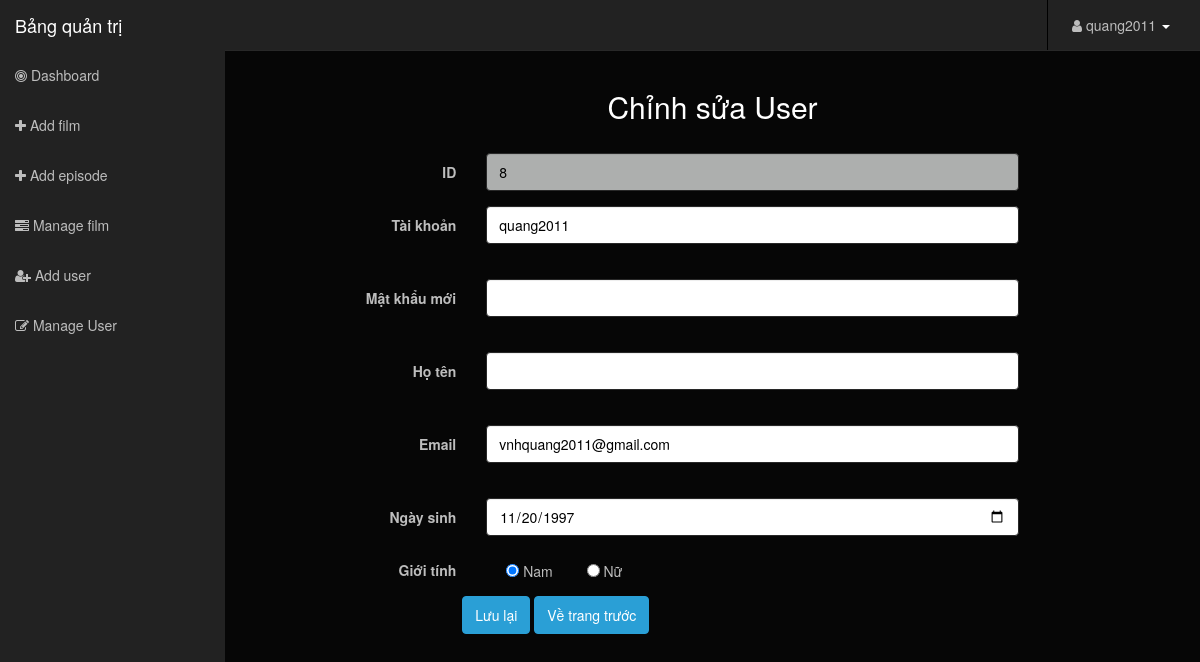
The app's page /webPHP/admin/editUser.php?id=8 (signed in) with its own data.
### tables this page shows
CREATE TABLE IF NOT EXISTS `user` (
  `ID` int(5) NOT NULL AUTO_INCREMENT,
  `username` varchar(30) NOT NULL,
  `fullname` varchar(50) NOT NULL,
  `password` varchar(100) NOT NULL,
  `email` varchar(50) NOT NULL,
  `birthday` date NOT NULL,
  `sex` varchar(10) NOT NULL,
  `usertype` int(2) NOT NULL,
  PRIMARY KEY (`ID`),
  KEY `user_ibfk_1` (`usertype`)
);

### webPHP/admin/editUser.php (the view, shortened to what this page needs)
<!DOCTYPE html>
<html lang="en">
<head>
    <link rel="stylesheet" type="text/css" href="asset/css/bootstrap.min.css" />
    <link rel="stylesheet" type="text/css" href="asset/font-awesome/css/font-awesome.min.css" />
    <link rel="stylesheet" type="text/css" href="asset/css/local.css" />
</head>
<body>
<?php
    require('libs/db.php');
    if(isset($_GET["id"])){
        $userID = $_GET['id'];
    }
    $sql = "SELECT * FROM user WHERE id = $userID";
    $result = mysqli_query($link, $sql);
    if (mysqli_num_rows($result) == 0) {
        echo "No required user";
    } else {
        $row = mysqli_fetch_assoc($result);?>
    <div id="wrapper">
        <?php
            include("common.php");
        ?>
        <div id="add-user">
            <div class="row text-center">
                <h2>Chỉnh sửa User</h2>
            </div>
            <form method="post" id="form-update" name="form-update" class="form-horizontal" action="" role="form" style="padding: 20px;">
                    <div class="form-group">
                        <label class="col-lg-3 control-label">ID</label>
                        <div class="col-lg-7">
                        <input type="text" class="form-control" name="id" id="id" value="<?php echo $row["ID"];?>" readonly>
                        </div>
                    </div>
                    <div class="form-group">
                        <label class="col-lg-3 control-label">Tài khoản</label>
                        <div class="col-lg-7">
                        <input type="text" class="form-control" name="username" id="username" value="<?php echo $row["username"];?>">
                        </div>
                    </div>
                    <div class="form-group">
                        <label class="col-lg-3 control-label">Mật khẩu mới</label>
                        <div class="col-lg-7">
                        <input type="password" class="form-control" name="password" id="password1" value="">
                        </div>
                    </div>
                    <div class="form-group">
                        <label class="col-lg-3 control-label">Họ tên</label>
                        <div class="col-lg-7">
                            <input type="text" class="form-control" name="fullname" id="fullname" value="<?php echo $row["fullname"];?>">
                        </div>
                    </div>
                    <div class="form-group">
                        <label class="col-lg-3 control-label">Email</label>
                        <div class="col-lg-7"><input type="email" class="form-control" name="email" id="email" value="<?php echo $row["email"];?>">
                        </div>
                    </div>
                    <div class="form-group">
                        <label for="birthday" class="col-lg-3 control-label">Ngày sinh</label>
                        <div class="col-lg-7">
                            <input class="form-control" type="date" value="<?php echo $row["birthday"];?>" id="birthday" name="birthday">
                        </div>
                    </div>
                    <div class="form-group">
                        <label class="col-lg-3 control-label">Giới tính</label>
                        <div class="col-lg-7">
                            <label class="checkbox-inline">
                            <input type="radio" name="gender" id="update-gender-male" value="male" <?php if($row["sex"] == "male") echo "checked";?>> Nam</label>
                            <label class="checkbox-inline">
                                <input type="radio" name="gender" id="update-gender-female" value="female" <?php if($row["sex"] == "female") echo "checked";?>> Nữ
                            </label>
                        </div>
                    </div>
                    <div class="col-offset-3 col-lg-10">
                        <div class="col-lg-3"></div>
                        <div class="col-lg-7">
                            <button type="submit" class="btn btn-primary" id="button_update" name="button_update">Lưu lại </button>
                            <button type="submit" class="btn btn-primary" id="button_previous" name="button_previous" onclick="goToPrePage()">Về trang trước </button>
                        </div>
                    </div>
                </form>
        </div>
    </div>
    <?php }
    ?>
</body>
</html>

### webPHP/admin/editUser.php (style rules this page uses)
.form-control { color: black; }

### records on screen
user: id "8", username "quang2011", email "vnhquang2011@gmail.com", birthday "11/20/1997", sex "☑ Nam", sex "☐ Nữ"

### other values on screen
$_SESSION['username'] "quang2011"
